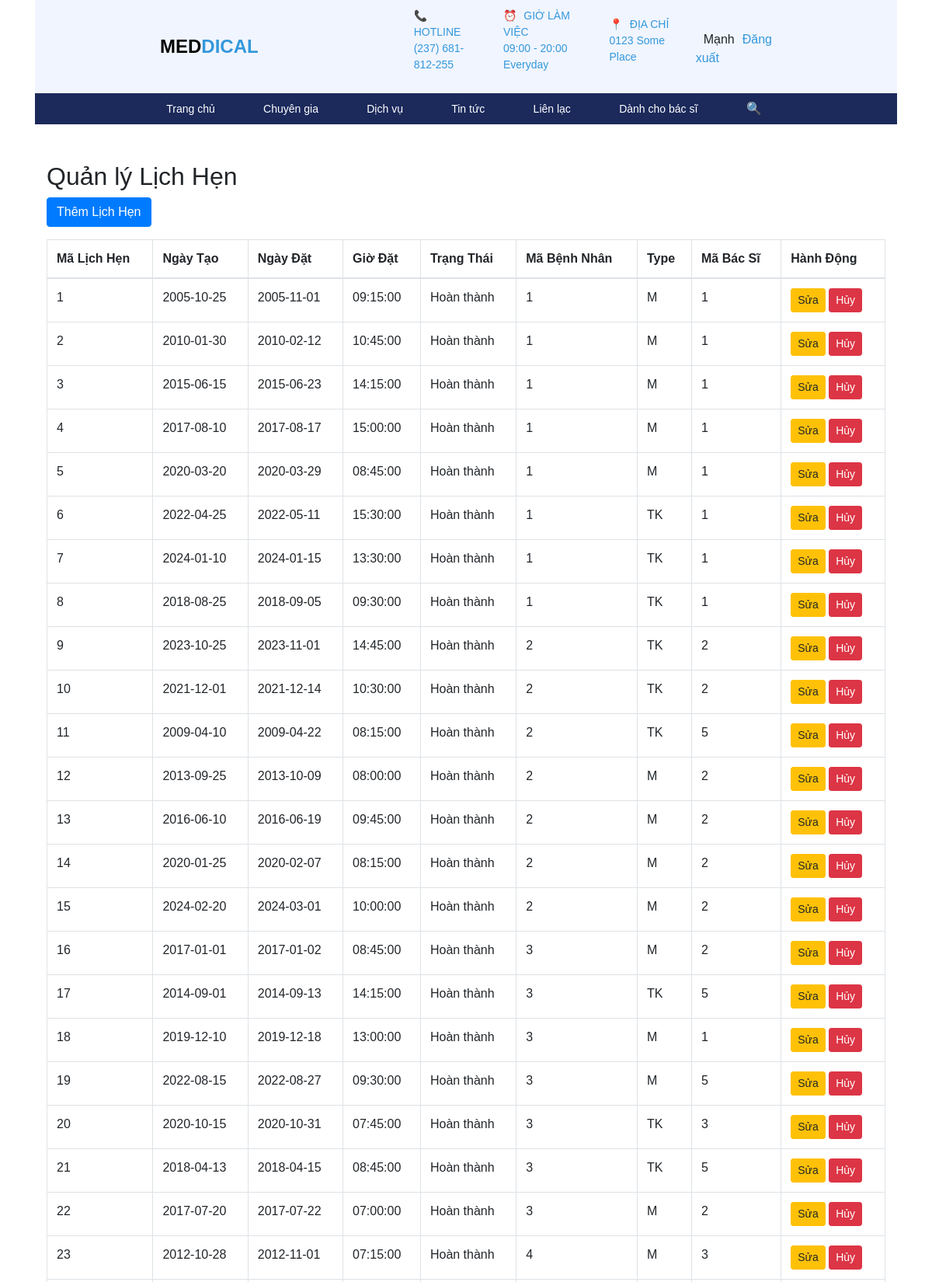
/php/QuanLy/quan_li_lich_hen_kham.php (signed in, upper part), run on the app's committed database.
### tables this page shows
CREATE TABLE `lichhen` (
  `maLichHen` int(11) NOT NULL,
  `ngayTaoLichHen` date DEFAULT NULL,
  `ngayDatLich` date DEFAULT NULL,
  `gioDatLich` time DEFAULT NULL,
  `trangThai` varchar(255) NOT NULL,
  `maBenhNhan` int(11) NOT NULL,
  `Type` varchar(6) DEFAULT NULL,
  `maBacSi` int(11) NOT NULL
);

### php/QuanLy/quan_li_lich_hen_kham.php (the view, shortened to what this page needs)
<?php include '../layout/header.php';
?>
<?php
$servername = "localhost";
$username = "root";
$password = "";
$dbname = "benhvien";
$conn = new mysqli($servername, $username, $password, $dbname);
$sql = "SELECT * FROM lichhen";
$result = $conn->query($sql);
?>
<!DOCTYPE html>
<html lang="vi">
<head>
    <link rel="stylesheet" href="https://cdn.jsdelivr.net/npm/bootstrap@4.5.2/dist/css/bootstrap.min.css">
</head>
<body>
<div class="container mt-5">
    <h2>Quản lý Lịch Hẹn</h2>
    <button class="btn btn-primary mb-3" data-toggle="modal" data-target="#addAppointmentModal">Thêm Lịch Hẹn</button>
    <table class="table table-bordered">
        <thead>
        <tr>
            <th>Mã Lịch Hẹn</th>
            <th>Ngày Tạo</th>
            <th>Ngày Đặt</th>
            <th>Giờ Đặt</th>
            <th>Trạng Thái</th>
            <th>Mã Bệnh Nhân</th>
            <th>Type</th>
            <th>Mã Bác Sĩ</th>
            <th>Hành Động</th>
        </tr>
        </thead>
        <tbody>
        <?php while ($row = $result->fetch_assoc()) { ?>
            <tr>
                <td><?= $row['maLichHen'] ?></td>
                <td><?= $row['ngayTaoLichHen'] ?></td>
                <td><?= $row['ngayDatLich'] ?></td>
                <td><?= $row['gioDatLich'] ?></td>
                <td><?= $row['trangThai'] ?></td>
                <td><?= $row['maBenhNhan'] ?></td>
                <td><?= $row['Type'] ?></td>
                <td><?= $row['maBacSi'] ?></td>
                <td>
                    <button class="btn btn-warning btn-sm edit-btn" data-id="<?= $row['maLichHen'] ?>" data-toggle="modal" data-target="#editAppointmentModal">Sửa</button>
                    <a href="?action=delete&id=<?= $row['maLichHen'] ?>" class="btn btn-danger btn-sm">Hủy</a>
                </td>
            </tr>
        <?php } ?>
        </tbody>
    </table>
</div>
</body>
</html>
<?php include '../layout/footer.php';
?>

### css/mau.css (style rules this page uses)
* { box-sizing: border-box; margin: 0px auto; font-family: Arial, sans-serif; }
.container { width: 100%; height: auto; }

### data on the page
lichhen: maLichHen "1", ngayTaoLichHen "2005-10-25", ngayDatLich "2005-11-01", gioDatLich "09:15:00", trangThai "Hoàn thành", maBenhNhan "1", Type "M", maBacSi "1"
lichhen: maLichHen "2", ngayTaoLichHen "2010-01-30", ngayDatLich "2010-02-12", gioDatLich "10:45:00", trangThai "Hoàn thành", maBenhNhan "1", Type "M", maBacSi "1"
lichhen: maLichHen "3", ngayTaoLichHen "2015-06-15", ngayDatLich "2015-06-23", gioDatLich "14:15:00", trangThai "Hoàn thành", maBenhNhan "1", Type "M", maBacSi "1"
lichhen: maLichHen "4", ngayTaoLichHen "2017-08-10", ngayDatLich "2017-08-17", gioDatLich "15:00:00", trangThai "Hoàn thành", maBenhNhan "1", Type "M", maBacSi "1"
lichhen: maLichHen "5", ngayTaoLichHen "2020-03-20", ngayDatLich "2020-03-29", gioDatLich "08:45:00", trangThai "Hoàn thành", maBenhNhan "1", Type "M", maBacSi "1"
lichhen: maLichHen "6", ngayTaoLichHen "2022-04-25", ngayDatLich "2022-05-11", gioDatLich "15:30:00", trangThai "Hoàn thành", maBenhNhan "1", Type "TK", maBacSi "1"
lichhen: maLichHen "7", ngayTaoLichHen "2024-01-10", ngayDatLich "2024-01-15", gioDatLich "13:30:00", trangThai "Hoàn thành", maBenhNhan "1", Type "TK", maBacSi "1"
lichhen: maLichHen "8", ngayTaoLichHen "2018-08-25", ngayDatLich "2018-09-05", gioDatLich "09:30:00", trangThai "Hoàn thành", maBenhNhan "1", Type "TK", maBacSi "1"
lichhen: maLichHen "9", ngayTaoLichHen "2023-10-25", ngayDatLich "2023-11-01", gioDatLich "14:45:00", trangThai "Hoàn thành", maBenhNhan "2", Type "TK", maBacSi "2"
lichhen: maLichHen "10", ngayTaoLichHen "2021-12-01", ngayDatLich "2021-12-14", gioDatLich "10:30:00", trangThai "Hoàn thành", maBenhNhan "2", Type "TK", maBacSi "2"
lichhen: maLichHen "11", ngayTaoLichHen "2009-04-10", ngayDatLich "2009-04-22", gioDatLich "08:15:00", trangThai "Hoàn thành", maBenhNhan "2", Type "TK", maBacSi "5"
lichhen: maLichHen "12", ngayTaoLichHen "2013-09-25", ngayDatLich "2013-10-09", gioDatLich "08:00:00", trangThai "Hoàn thành", maBenhNhan "2", Type "M", maBacSi "2"
lichhen: maLichHen "13", ngayTaoLichHen "2016-06-10", ngayDatLich "2016-06-19", gioDatLich "09:45:00", trangThai "Hoàn thành", maBenhNhan "2", Type "M", maBacSi "2"
lichhen: maLichHen "14", ngayTaoLichHen "2020-01-25", ngayDatLich "2020-02-07", gioDatLich "08:15:00", trangThai "Hoàn thành", maBenhNhan "2", Type "M", maBacSi "2"
lichhen: maLichHen "15", ngayTaoLichHen "2024-02-20", ngayDatLich "2024-03-01", gioDatLich "10:00:00", trangThai "Hoàn thành", maBenhNhan "2", Type "M", maBacSi "2"
lichhen: maLichHen "16", ngayTaoLichHen "2017-01-01", ngayDatLich "2017-01-02", gioDatLich "08:45:00", trangThai "Hoàn thành", maBenhNhan "3", Type "M", maBacSi "2"
lichhen: maLichHen "17", ngayTaoLichHen "2014-09-01", ngayDatLich "2014-09-13", gioDatLich "14:15:00", trangThai "Hoàn thành", maBenhNhan "3", Type "TK", maBacSi "5"
lichhen: maLichHen "18", ngayTaoLichHen "2019-12-10", ngayDatLich "2019-12-18", gioDatLich "13:00:00", trangThai "Hoàn thành", maBenhNhan "3", Type "M", maBacSi "1"
lichhen: maLichHen "19", ngayTaoLichHen "2022-08-15", ngayDatLich "2022-08-27", gioDatLich "09:30:00", trangThai "Hoàn thành", maBenhNhan "3", Type "M", maBacSi "5"
lichhen: maLichHen "20", ngayTaoLichHen "2020-10-15", ngayDatLich "2020-10-31", gioDatLich "07:45:00", trangThai "Hoàn thành", maBenhNhan "3", Type "TK", maBacSi "3"
lichhen: maLichHen "21", ngayTaoLichHen "2018-04-13", ngayDatLich "2018-04-15", gioDatLich "08:45:00", trangThai "Hoàn thành", maBenhNhan "3", Type "TK", maBacSi "5"
lichhen: maLichHen "22", ngayTaoLichHen "2017-07-20", ngayDatLich "2017-07-22", gioDatLich "07:00:00", trangThai "Hoàn thành", maBenhNhan "3", Type "M", maBacSi "2"
lichhen: maLichHen "23", ngayTaoLichHen "2012-10-28", ngayDatLich "2012-11-01", gioDatLich "07:15:00", trangThai "Hoàn thành", maBenhNhan "4", Type "M", maBacSi "3"

### other printed values
$ten "Mạnh"
